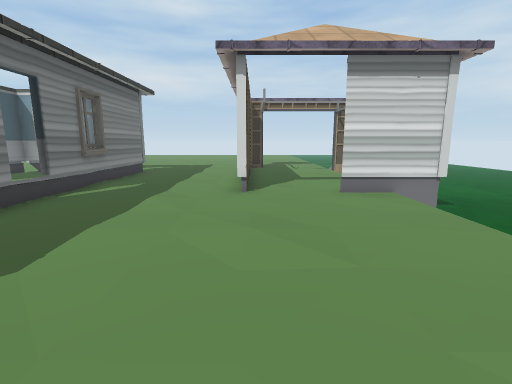
view 1 (above)

20 first-person views from a walk through a Unity game level. The camera is 1.3 m above the floor, tilts 10° down and sees 85° across. Doors are open. The floor is counted in squares, 1 m on a side. Each view is taken from the middle of a square. On the plan, view 1 faces up. The plan holds only what a view shows up to about 13 squares ahead; the rest is blank. The place goes on beyond the plan. The player character is not drawn. Some animated figures are not drawn. Some surface patterns are stand-ins.

view 2
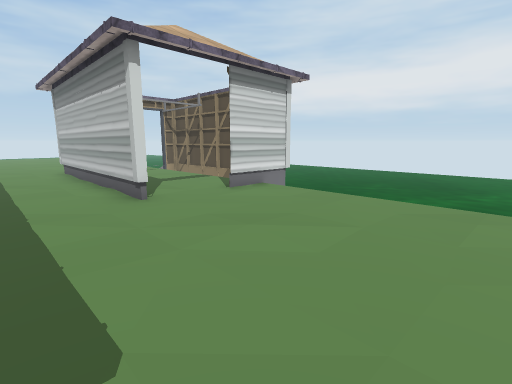

view 3
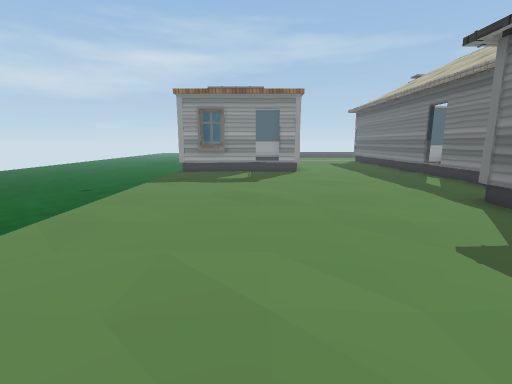

view 4
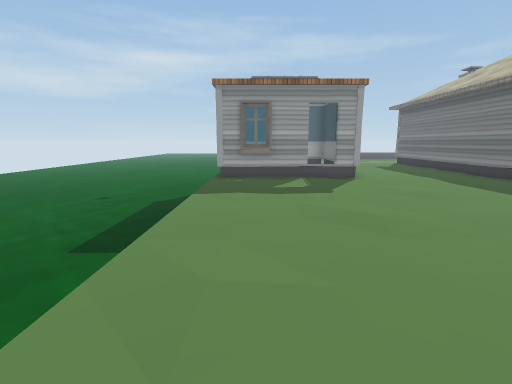

view 5
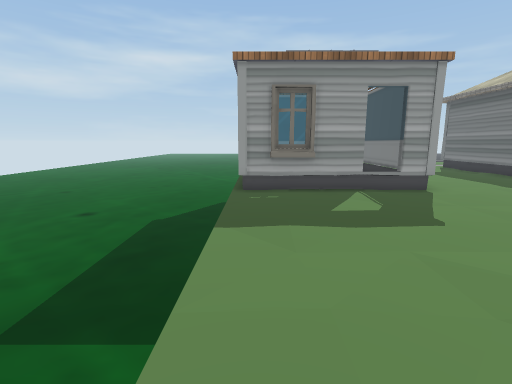

view 6
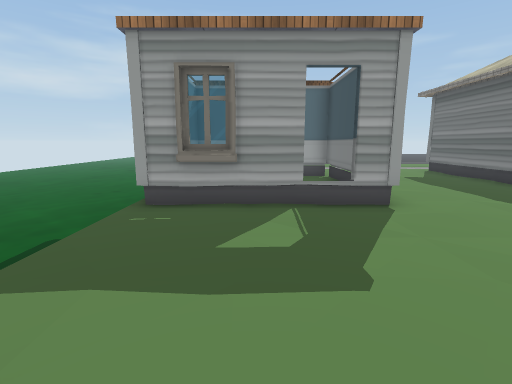

view 7
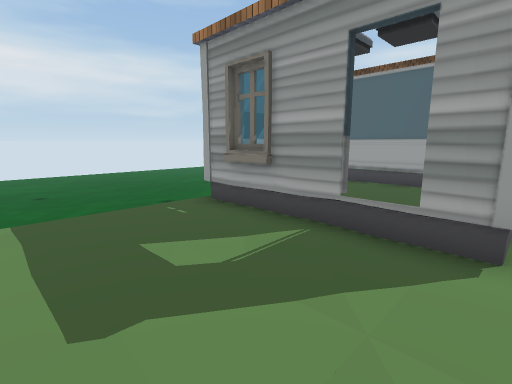

view 8
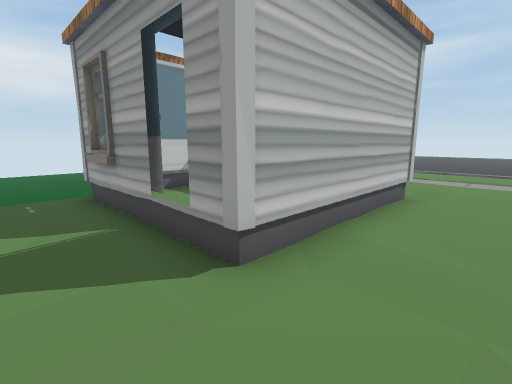

view 9
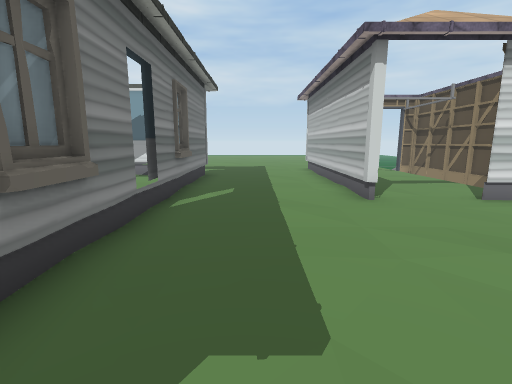

view 10
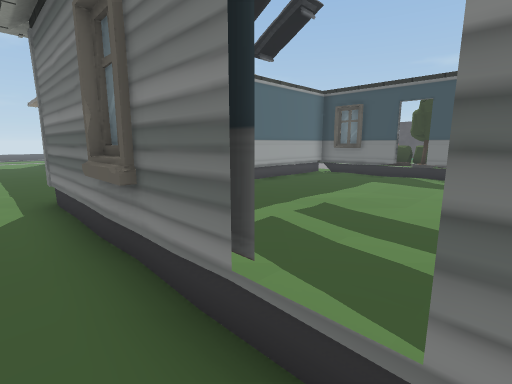

view 11
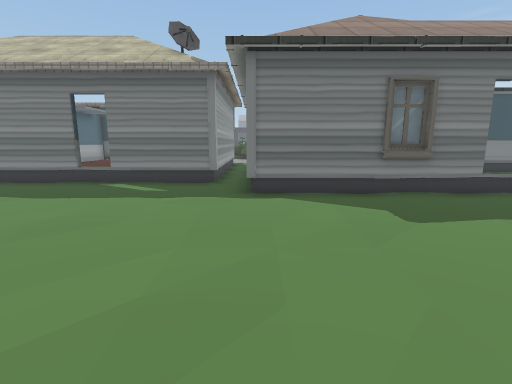

view 12
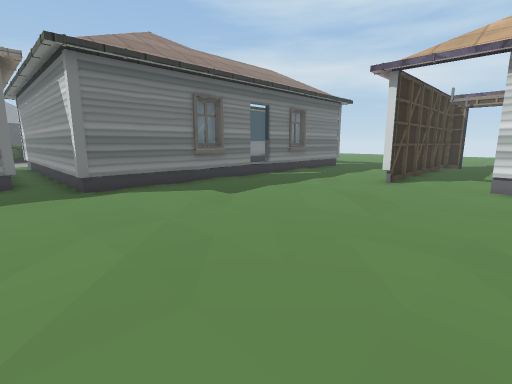

view 13
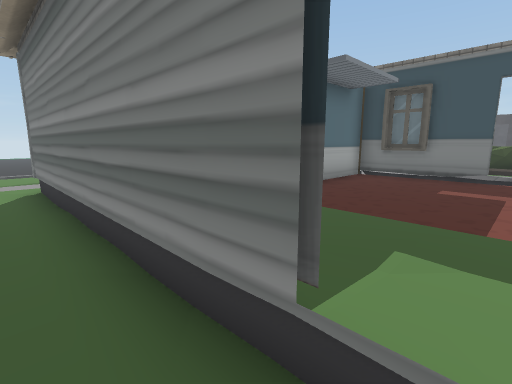

view 14
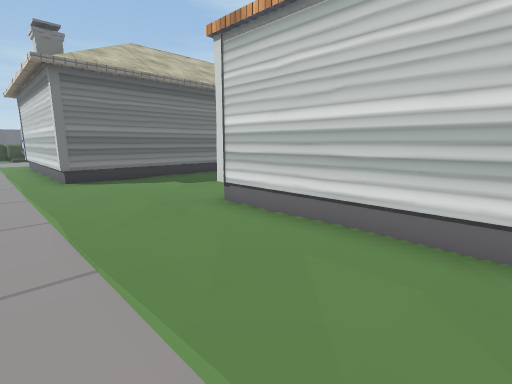

view 15
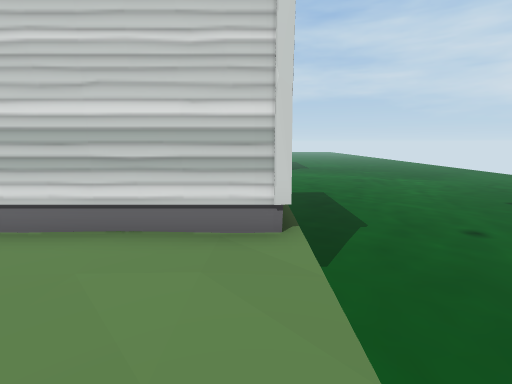

view 16
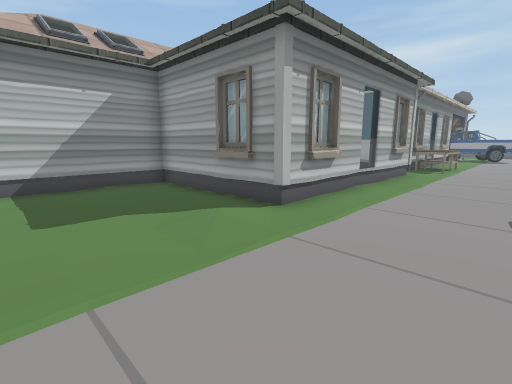

view 17
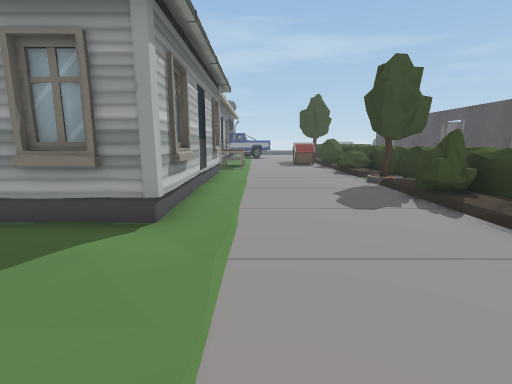

view 18
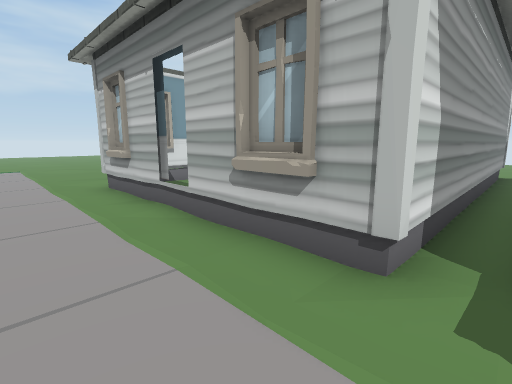

view 19
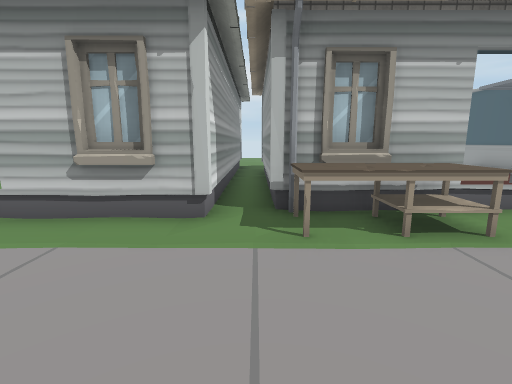

view 20
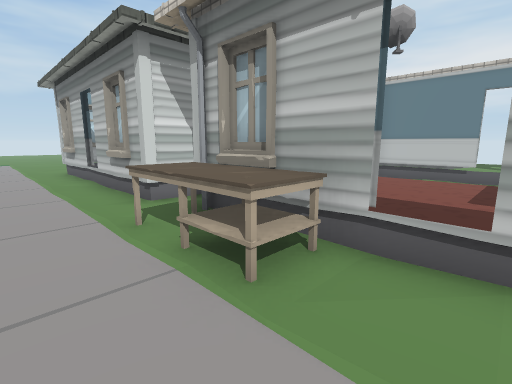

### Floor plan
Key: @ floor where view 1 was taken; # wall or solid block; . main floor; : floor 0.25 m higher than the main floor; D open door; = window, fence, low wall or low ledge; v drop or lower ground; B bush; T tree; O other object.
Columns run from 23 left of view 1 to 5 right of it. Each row starts with its distance up from view 1.
 12     . .      OOOOOO    O   =
 11              #    #    O   =
 10              #    #    #   =
  9              O   O#    O
  8         ###OO#   O#    O
  7        .OOO OO    O.   O O##v
  6  BB    .#         O    .   O
  5 OBB     #         #        O
  4         O        O#      . O
  3  TT     O        O#        O
  2  TT    .O         O        O
  1  O     .#         O .     .Ov
  0  BB     O########O#    @ . Ov
 -1  BB. .  OOOOOOOOO       .  Ov
 -2        O#       O         .Ov
 -3        O#   ::  #    .     Ov
 -4        O# ::::  #          Ov
 -5         D ::::  O. .       Ov
 -6      .  D ::::  #          Ov
 -7         # ::::  #    #DD##OOv
 -8         ##::::  #    O    OOv
 -9         O###### #    O    OOv
-10                 #    #      v
-11                 #    O    OOv
-12                 #    #####OOv
-13                 #          Ov
-14          OOO#OOO#          O
-15                            O
-16                           .O
-17                            O
-18                            O

Positions as (right, up) in squares from view 1, and headings:
1: (0, 0), facing up
2: (-3, 1), facing up-right
3: (0, 6), facing down
4: (2, 4), facing down
5: (3, 1), facing down
6: (1, -1), facing down
7: (-2, -3), facing down-right
8: (-4, -5), facing down-right
9: (-3, 1), facing up
10: (-4, 7), facing down-left
11: (2, 0), facing left
12: (3, -2), facing up-left
13: (-6, -5), facing down-left
14: (3, -16), facing up-left
15: (3, -16), facing up
16: (-19, 12), facing down-right
17: (-17, 12), facing down
18: (-18, -1), facing up-right
19: (-20, -1), facing right
20: (-18, -6), facing up-right
